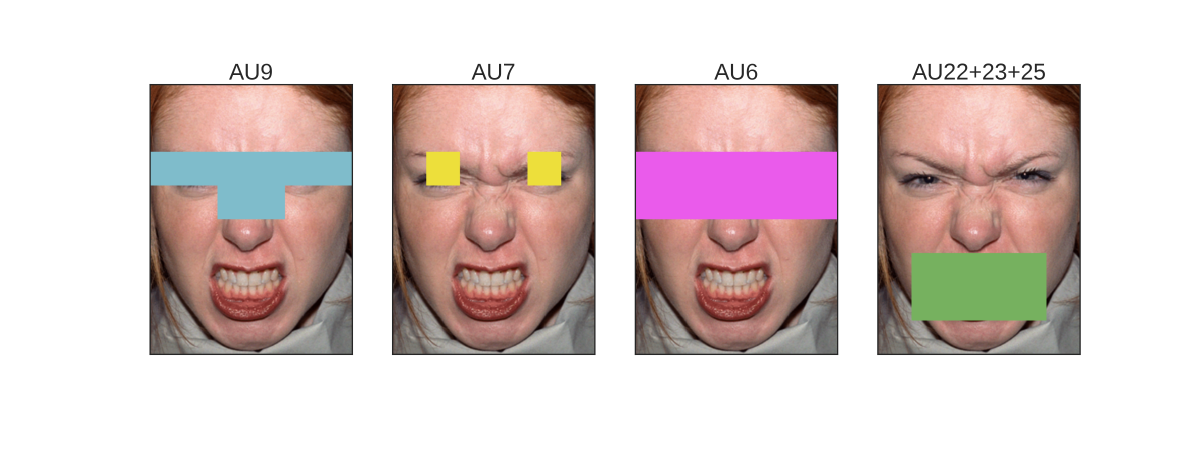
#> input picture example_face_ims/from_paper/f_ang.png, 4800 x 1800 px (shown at 1/4 size); its folder holds only this picture in this run
$ python preprocess_nimstim.py
#> lines starting #> are read from the running program, lines starting #| are printed output that depends on the picture; after the words box and inside, x2 and y2 are one past the last pixel; in counts of white or black regions, pixels touching at a corner belong together
#> in make_composite_face_by_rows, image_bgr is the input picture: shape (1800, 4800, 3); mean B, G, R 201.8, 203.4, 219
"""
31/5/26
"""
import cv2
import numpy as np
from PIL import Image
import os


# -----------------------------
# Panel detection
# -----------------------------

def detect_panels(image_path, min_area=50_000):
    """
    Detect rectangular face panels in a multi-panel figure.
    Returns panel boxes as (x, y, w, h), sorted left-to-right.
    """
#> called with image_path = 'from_paper/f_ang.png', min_area = 50000

    img = cv2.imread(image_path)
    if img is None:
        raise FileNotFoundError(f"Could not read image: {image_path}")

    gray = cv2.cvtColor(img, cv2.COLOR_BGR2GRAY)
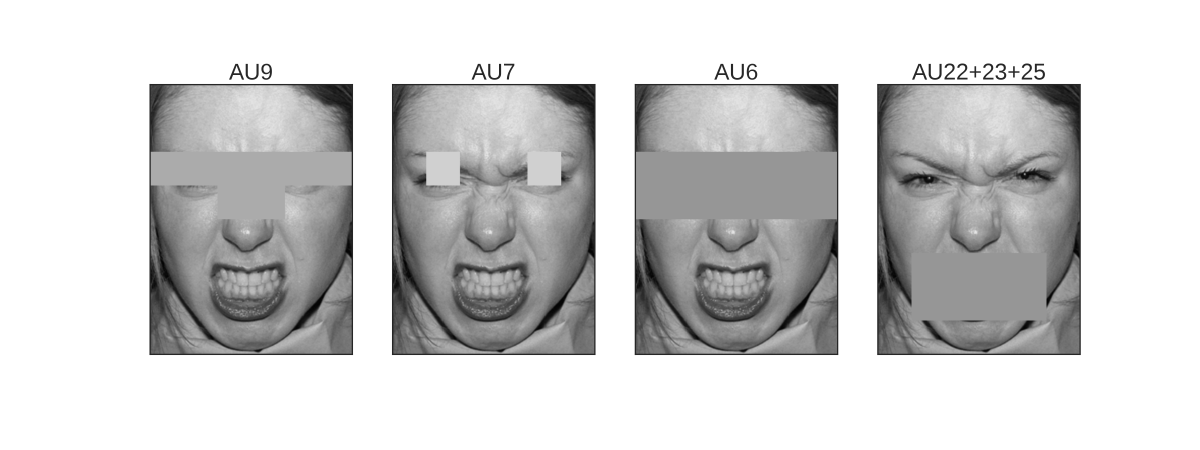
#> gray: shape (1800, 4800) (shown at 1/4 size); min 3, max 255, mean 207.9

    # Detect dark panel borders
    _, thresh = cv2.threshold(gray, 60, 255, cv2.THRESH_BINARY_INV)
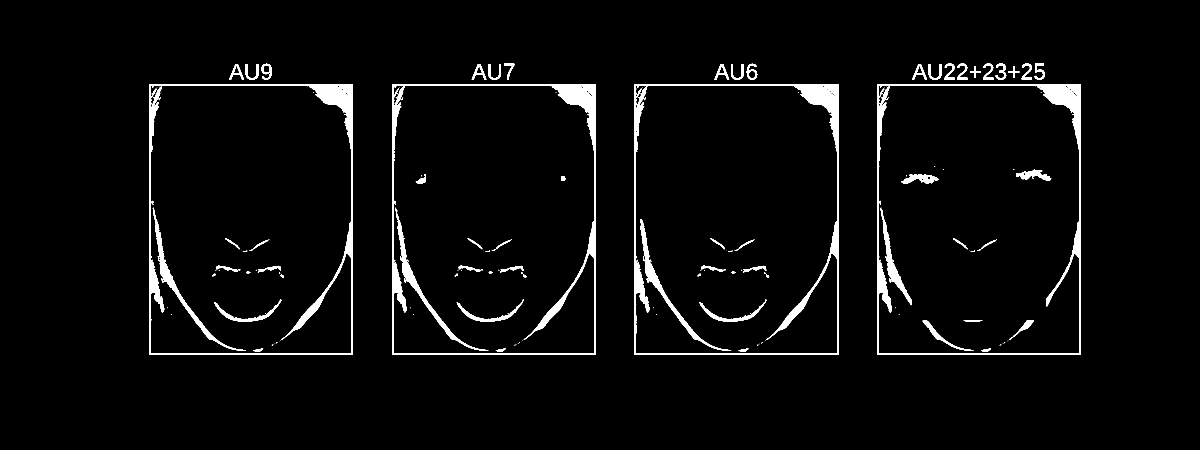
#> thresh: shape (1800, 4800) (shown at 1/4 size); 3.2% white; 180 white regions (90 under 20 px)

    contours, _ = cv2.findContours(
        thresh, cv2.RETR_EXTERNAL, cv2.CHAIN_APPROX_SIMPLE
    )
#> contours = 23 contours; largest, box (x1, y1, x2, y2) and area: (3509, 336, 4323, 1420) 880479, (2539, 336, 3353, 1420) 880479, (1568, 336, 2382, 1420) 880479, (598, 336, 1412, 1420) 880479, (1046, 255, 1087, 319) 1582

    boxes = []
    for c in contours:
        x, y, w, h = cv2.boundingRect(c)
        area = w * h

        if area > min_area and h > w * 0.8:
            boxes.append((x, y, w, h))
#> this loop made 23 passes
#> (x, y, w, h, area) on passes 5 to 16: (4034, 265, 43, 45, 1935), (3880, 265, 43, 45, 1935), (3715, 256, 51, 63, 3213), (3649, 256, 59, 62, 3658), (2924, 256, 51, 63, 3213), (2858, 256, 59, 62, 3658), (1953, 256, 51, 63, 3213), (1887, 256, 59, 62, 3658), (983, 256, 51, 63, 3213), (917, 256, 59, 62, 3658), (4137, 255, 42, 64, 2688), (2987, 255, 42, 64, 2688)
#> (c, x, y, w, h, area) on passes 1 to 4: ([[3509, 336], [3509, 1419], [4322, 1419], [4322, 336]], 3509, 336, 814, 1084, 882376), ([[2539, 336], [2539, 1419], [3352, 1419], [3352, 336]], 2539, 336, 814, 1084, 882376), ([[1568, 336], [1568, 1419], [2381, 1419], [2381, 336]], 1568, 336, 814, 1084, 882376), ([[598, 336], [598, 1419], [1411, 1419], [1411, 336]], 598, 336, 814, 1084, 882376)
#> after the loop, boxes = [(3509, 336, 814, 1084), (2539, 336, 814, 1084), (1568, 336, 814, 1084), (598, 336, 814, 1084)]

    if len(boxes) == 0:
        raise RuntimeError("No panels detected. Try lowering min_area.")

    boxes = sorted(boxes, key=lambda b: b[0])
#> boxes = [(598, 336, 814, 1084), (1568, 336, 814, 1084), (2539, 336, 814, 1084), (3509, 336, 814, 1084)]
    return boxes


def crop_panel_face(image, box, border_px=3):
    """
    Crop inside a detected panel border, excluding the black boundary.
    """
    x, y, w, h = box

    return image[
        y + border_px : y + h - border_px,
        x + border_px : x + w - border_px
    ]


def crop_to_square_image(image, mode="center"):
    """
    Crop an image to a square before resizing.

    Parameters
    ----------
    image : np.ndarray
        Input image.

    mode : str
        How to align the crop when height != width.

        Options:
            "center" : crop equally from both sides/top-bottom
            "top"    : preserve top of image, crop lower part if needed
            "bottom" : preserve bottom of image, crop upper part if needed
            "left"   : preserve left side, crop right side if needed
            "right"  : preserve right side, crop left side if needed
    """

    h, w = image.shape[:2]
    side = min(h, w)

    if h == w:
        return image

    if h > w:
        x1 = 0
        x2 = w

        if mode == "top":
            y1 = 0
        elif mode == "bottom":
            y1 = h - side
        else:
            y1 = (h - side) // 2

        y2 = y1 + side

    else:
        y1 = 0
        y2 = h

        if mode == "left":
            x1 = 0
        elif mode == "right":
            x1 = w - side
        else:
            x1 = (w - side) // 2

        x2 = x1 + side

    return image[y1:y2, x1:x2]

# -----------------------------
# Row-based composition
# -----------------------------

def make_composite_face_by_rows(
    image_path,
    row_to_panel,
    output_path="composite_face_224.png",
    panel_size=224,
    crop_to_square=True,
    square_crop_mode="center"

):
    """
    Create a single face image by taking each horizontal row from a chosen panel.

    Parameters
    ----------
    image_path : str
        Path to the multi-panel input image.

    row_to_panel : list[int]
        Length must equal n_rows.

        Each entry says which panel to use for that output row.

        Panel indices are zero-based:
            panel 0 = leftmost panel
            panel 1 = second panel
            panel 2 = third panel
            panel 3 = fourth panel

        Example:
            row_to_panel = [0, 0, 1, 1, 2, 2, 3, 3]

        This means:
            rows 0-1 come from panel 0
            rows 2-3 come from panel 1
            rows 4-5 come from panel 2
            rows 6-7 come from panel 3

    output_path : str
        Where to save the final 224x224 output image.

    panel_size : int
        Output width and height.

    n_rows : int
        Number of horizontal rows to split the face into.
    """

    n_rows = len(row_to_panel)

    image_bgr = cv2.imread(image_path)
    if image_bgr is None:
        raise FileNotFoundError(f"Could not read image: {image_path}")

    boxes = detect_panels(image_path)

    print(f"Detected {len(boxes)} panels:")
#| Detected 4 panels:
    for i, box in enumerate(boxes):
        print(f"  Panel {i}: {box}")
#> this loop made 4 passes
#|   Panel 0: (598, 336, 814, 1084)
#|   Panel 1: (1568, 336, 814, 1084)
#|   Panel 2: (2539, 336, 814, 1084)
#|   Panel 3: (3509, 336, 814, 1084)

    panel_faces = []

    for box in boxes:
        face = crop_panel_face(image_bgr, box)

        if crop_to_square:
            face = crop_to_square_image(face, mode=square_crop_mode)

        # Resize every panel to the same square canvas
        face = cv2.resize(face, (panel_size, panel_size), interpolation=cv2.INTER_AREA)

        panel_faces.append(face)
#> this loop made 4 passes
#> (box, x in crop_panel_face) on passes 1 to 4: ((598, 336, 814, 1084), 598), ((1568, 336, 814, 1084), 1568), ((2539, 336, 814, 1084), 2539), ((3509, 336, 814, 1084), 3509)
#> pass 1, in make_composite_face_by_rows, `face = crop_panel_face(image_bgr, box)`:
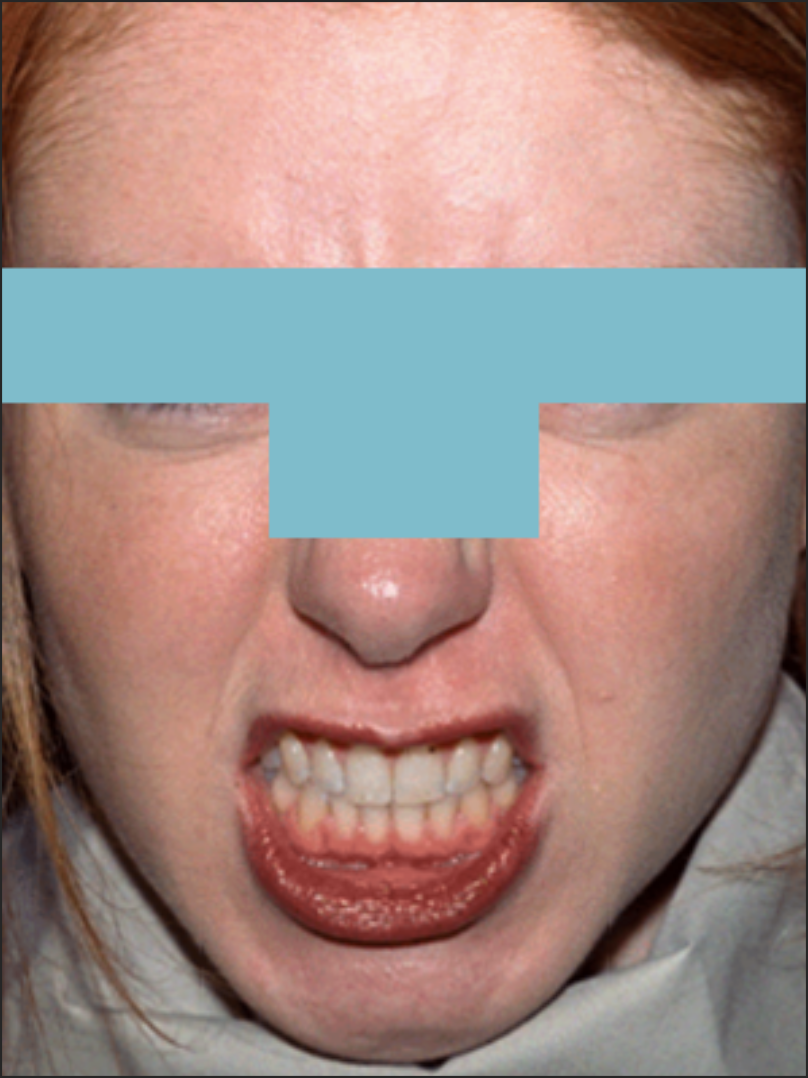
#> face: shape (1078, 808, 3); mean B, G, R 131.3, 137.4, 161.6
#> pass 1, in make_composite_face_by_rows, `face = crop_to_square_image(face, mode=square_crop_mode)`:
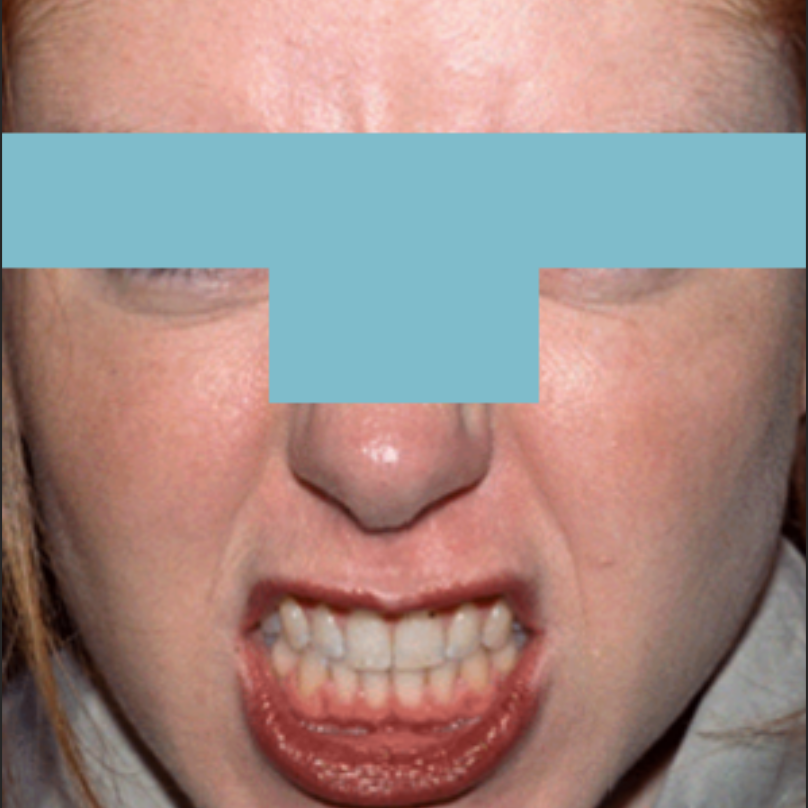
#> face: shape (808, 808, 3); mean B, G, R 134.2, 139, 160.4
#> after the loop, panel_faces = 4 items

    max_panel_idx = len(panel_faces) - 1
#> max_panel_idx = 3

    for panel_idx in row_to_panel:
        if panel_idx < 0 or panel_idx > max_panel_idx:
            raise IndexError(
                f"Panel index {panel_idx} is invalid. "
                f"Detected panels are 0 through {max_panel_idx}."
            )

    output = np.zeros_like(panel_faces[0])

    row_height = face.shape[0] // n_rows
#> row_height = 112

    for row_idx, panel_idx in enumerate(row_to_panel):
        y1 = row_idx * row_height

        if row_idx == n_rows - 1:
            y2 = face.shape[0]
        else:
            y2 = (row_idx + 1) * row_height

        output[y1:y2, :] = panel_faces[panel_idx][y1:y2, :]
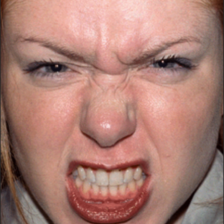
#> output: shape (224, 224, 3); mean of channels 0, 1, 2 115.5, 125.7, 170.3; drawn as B, G, R

    output_rgb = cv2.cvtColor(output, cv2.COLOR_BGR2RGB)
    Image.fromarray(output_rgb).save(output_path)

    print(f"Saved: {output_path}")


# -----------------------------
# Run
# -----------------------------
if __name__ == "__main__":

    choose_parts = {
        'f_ang': [3, 0],
        'f_dis': [0, 0, 0, 0, 3, 3, 3, 3, 3, 3],
        'f_fea': [2, 0],
        'f_hap': [0, 0, 0, 0, 1, 1, 2, 2, 2, 2],
        'f_sad': [0, 1],
        'f_sup': [0, 1],
        'm_ang': [1, 0],
        'm_dis': [0, 0, 0, 0, 1, 1, 1, 1, 1],
        'm_fea': [2, 0],
        'm_hap': [1, 2],
        'm_sad': [1, 0],
        'm_sup': [3, 0],

    }

    for im, row_list in choose_parts.items():
        print(im)

        image_path = os.path.join('from_paper', f'{im}.png')
        make_composite_face_by_rows(
            image_path=image_path,
            row_to_panel=row_list,
            panel_size=224,
            output_path=image_path.replace('.png', '_comp_crop_224.png'),
        )

        make_composite_face_by_rows(
            image_path=image_path,
            row_to_panel=row_list,
            panel_size=224,
            crop_to_square=False,
            output_path=image_path.replace('.png', '_comp_224.png'),
        )
#> call 2 of make_composite_face_by_rows, with image_path = 'from_paper/f_ang.png', output_path = 'from_paper/f_ang_comp_224.png', panel_size = 224, crop_to_square = False, square_crop_mode = 'center'
#> the loop in detect_panels (call 2), `for c in contours:` made 23 passes
#| Detected 4 panels:
#> the loop in make_composite_face_by_rows (call 2), `for i, box in enumerate(boxes):` made 4 passes
#|   Panel 0: (598, 336, 814, 1084)
#|   Panel 1: (1568, 336, 814, 1084)
#|   Panel 2: (2539, 336, 814, 1084)
#|   Panel 3: (3509, 336, 814, 1084)
#> the loop in make_composite_face_by_rows (call 2), `for box in boxes:` made 4 passes
#> pass 1, in make_composite_face_by_rows (call 2), `face = cv2.resize(face, (panel_size, panel_size), interpolation=cv2.IN..`:
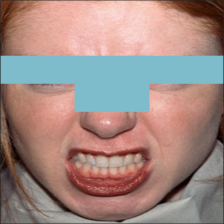
#> face: shape (224, 224, 3); mean B, G, R 131.3, 137.4, 161.6
#> after the loop in make_composite_face_by_rows (call 2), `for row_idx, panel_idx in enumerate(row_to_panel):`:
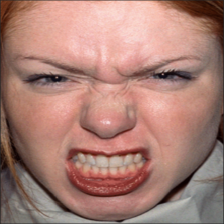
#> output: shape (224, 224, 3); mean of channels 0, 1, 2 117.3, 127.5, 169; drawn as B, G, R
#> (the run stopped early here; a loop or call above may not have finished)
